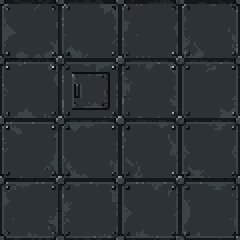
#> input picture art/rhodes/rhodes_floor_v1.png, 120 x 120 px (shown 2 times larger)
$ python assemble_hall.py
#> lines starting #> are read from the running program, lines starting #| are printed output that depends on the picture
### art/rhodes/assemble_lib.py
"""罗德岛基地静态拼装工具：按 1:1 原生像素把已通过资产拼成场景预览。"""
import json, os
from PIL import Image, ImageChops

ROOT = os.path.dirname(os.path.abspath(__file__))
PX_X = 15.0          # 横向 像素/单位
PX_Y = 12.7          # 地面纵向 像素/单位（约 15×sin58°）
BLACK = (11, 12, 13, 255)

_index = None
def index():
    """读取所有已通过批次的 manifest，建立 id -> (路径, 元数据)。"""
    global _index
    if _index: return _index
    _index = {}
    for d in ['batch1_v5', 'batch2_v1', 'batch2_v2', 'batch_L0_logo_v1', 'batch_H1_bridge_hall_v2',
              'batch_H1b_wayfinding_v1', 'batch_H2_warehouse_v2', 'batch_H3_store_v4',
              'batch_H3_armory_v4', 'batch_H3_medical_v4', 'batch_H3b_expansion_v1',
              'batch_H4_warehouse_v2', 'batch_H4_medical_v2', 'batch_H4b_overhead_v1',
              'batch_H4_warehouse_v1', 'batch_H4_medical_v1']:
        mp = os.path.join(ROOT, d, 'manifest.json')
        if not os.path.exists(mp): continue
        for a in json.load(open(mp, encoding='utf-8'))['assets']:
#> (reads art/rhodes/batch_H2_warehouse_v1/manifest.json from the repository)
            _index.setdefault(a['id'], (os.path.normpath(os.path.join(ROOT, d, a['file'])), a))
    return _index

def load(name):
    """name 可以是 manifest id，也可以是相对 art/rhodes 的文件路径。"""
    idx = index()
    if name in idx:
        p, meta = idx[name]
    else:
        p, meta = os.path.join(ROOT, name), {}
    return Image.open(p).convert('RGBA'), meta

class Scene:
    def __init__(self, w=640, h=360):
        self.base = Image.new('RGBA', (w, h), BLACK)
        self.items = []          # (sort_y, order, image, x, y)
        self.decals = []
        self.lights = []
        self._n = 0
    def paste_now(self, img, x, y):
        self.base.alpha_composite(img, (int(x), int(y)))
    def tile(self, name, x0, y0, w, h):
        t, _ = load(name)
#> t is the input picture: PIL image 120x120 RGBA; mean R, G, B, A 43.5, 49.2, 53, 255
        region = Image.new('RGBA', (w, h))
#> region: PIL image 1920x711 RGBA; every value is 0
        for yy in range(0, h, t.height):
            for xx in range(0, w, t.width):
                region.alpha_composite(t, (xx, yy))
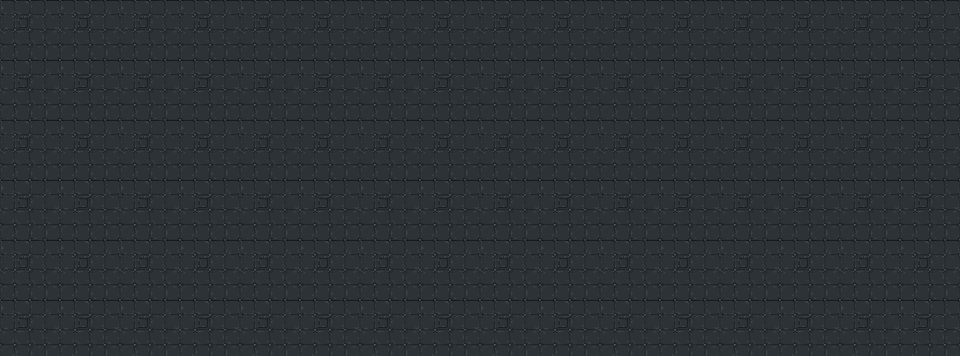
#> region: PIL image 1920x711 RGBA (shown at 1/2 size); mean R, G, B, A 43.5, 49.2, 53, 255
        self.base.alpha_composite(region, (x0, y0))
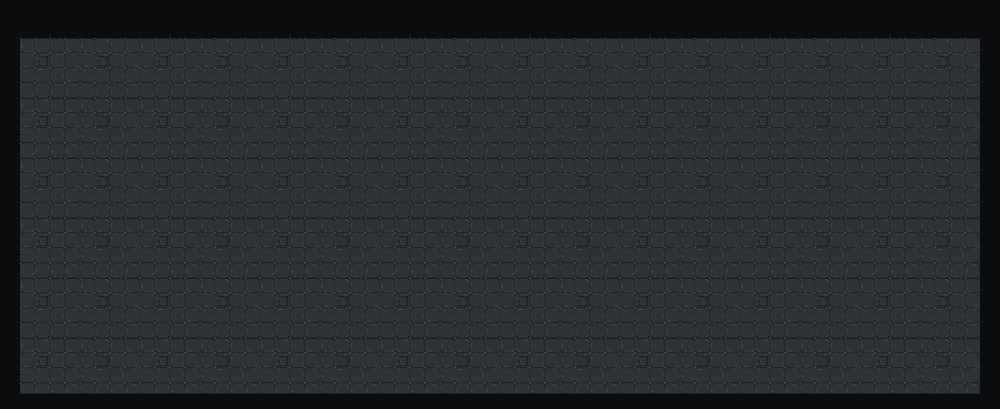
#> self.base: PIL image 2000x817 RGBA (shown at 1/2 size); mean R, G, B, A 38.2, 43.1, 46.4, 255
    # [40 lines left out: functions floor_under, decal, wall, prop, light, render, not called in this run]

### art/rhodes/assemble_hall.py
"""舰桥大厅静态拼装 v5：128×56 单位（约横 3 屏 × 纵 2 屏）。输出全图与若干 640×360 镜头截图。"""
import os
from PIL import Image, ImageOps
from assemble_lib import Scene, load, PX_X, PX_Y

OUT = os.path.join(os.path.dirname(__file__), '..', '..', '..', 'evidence', 'rhodes-assembly')
os.makedirs(OUT, exist_ok=True)

W_UNITS, D_UNITS = 128, 56
X0 = 40
X1 = X0 + int(W_UNITS * PX_X)
WALL_TOP = 30
FLOOR_Y = WALL_TOP + 46
FLOOR_BOTTOM = FLOOR_Y + round(D_UNITS * PX_Y)
CX = (X0 + X1) // 2


def u(units):
    """距北墙 units 单位处的地面 y。"""
    return FLOOR_Y + units * PX_Y


s = Scene(X1 + X0, FLOOR_BOTTOM + 30)
s.tile('rhodes_floor_v1.png', X0, FLOOR_Y, X1 - X0, FLOOR_BOTTOM - FLOOR_Y)

# ---------------- 北墙 ----------------
wall, _ = load('accepted_wall_straight_60x46_v5')
#> (the run stopped early here; a loop or call above may not have finished)
